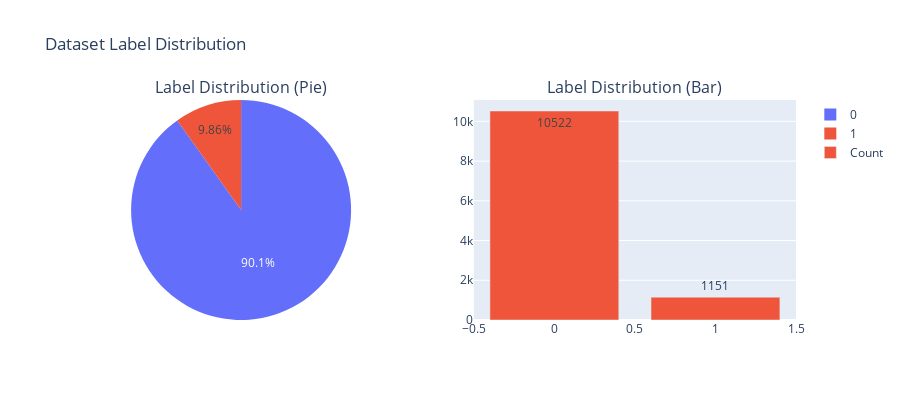

Notebook cell for this chart:
### Code cell
# 1. BASIC OVERVIEW
print("=== 1. BASIC OVERVIEW ===")
print("\nFirst 5 samples:")
print(df_all.head())

print(f"\nDataset shape: {df_all.shape}")
print(f"Memory usage: {df_all.memory_usage(deep=True).sum() / 1024**2:.2f} MB")

# Label distribution
label_counts = df_all['label'].value_counts()
print(f"\nLabel distribution:")
print(label_counts)
print(f"\nLabel percentages:")
print(df_all['label'].value_counts(normalize=True) * 100)

# Balance ratio
balance_ratio = label_counts.min() / label_counts.max()
print(f"\nDataset balance ratio: {balance_ratio:.3f} (1.0 = perfectly balanced)")

# Visualize label distribution
fig = make_subplots(
    rows=1, cols=2,
    specs=[[{"type": "pie"}, {"type": "bar"}]],
    subplot_titles=("Label Distribution (Pie)", "Label Distribution (Bar)")
)

# Pie chart
fig.add_trace(
    go.Pie(labels=label_counts.index, values=label_counts.values, name="Labels"),
    row=1, col=1
)

# Bar chart
fig.add_trace(
    go.Bar(x=label_counts.index, y=label_counts.values, name="Count", 
           text=label_counts.values, textposition='auto'),
    row=1, col=2
)

fig.update_layout(
    title="Dataset Label Distribution",
    showlegend=True,
    height=400
)

fig.show()

### Figure 1 — Plotly figure (JSON) as saved in the notebook; plotly's stock layout.template omitted (floating-point values rounded to 4 significant figures)
{"data": [{"domain": {"x": [0, 0.45], "y": [0, 1]}, "labels": [0, 1], "name": "Labels", "type": "pie", "values": [10522, 1151]}, {"name": "Count", "text": [10520.0, 1151.0], "textposition": "auto", "type": "bar", "x": [0, 1], "xaxis": "x", "y": [10522, 1151], "yaxis": "y"}], "layout": {"annotations": [{"font": {"size": 16}, "showarrow": false, "text": "Label Distribution (Pie)", "x": 0.225, "xanchor": "center", "xref": "paper", "y": 1, "yanchor": "bottom", "yref": "paper"}, {"font": {"size": 16}, "showarrow": false, "text": "Label Distribution (Bar)", "x": 0.775, "xanchor": "center", "xref": "paper", "y": 1, "yanchor": "bottom", "yref": "paper"}], "height": 400, "showlegend": true, "title": {"text": "Dataset Label Distribution"}, "xaxis": {"anchor": "y", "domain": [0.55, 1]}, "yaxis": {"anchor": "x", "domain": [0, 1]}}}
